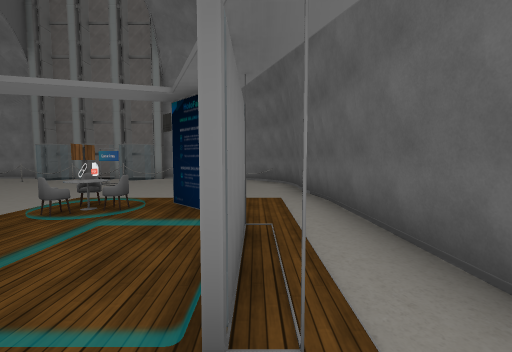
View 1 (above)

24 first-person views from a walk through a 3-D level made in the Unity game engine. The camera is 1.5 m above the floor, tilts 4° down and sees 90° across. The floor is counted in squares, 2 m on a side. Each view is taken from the middle of a square. On the plan, view 1 faces up. The plan holds only what a view shows up to about 9 squares ahead; the rest is blank. The place goes on beyond the plan. Some surface patterns are stand-ins.

View 2
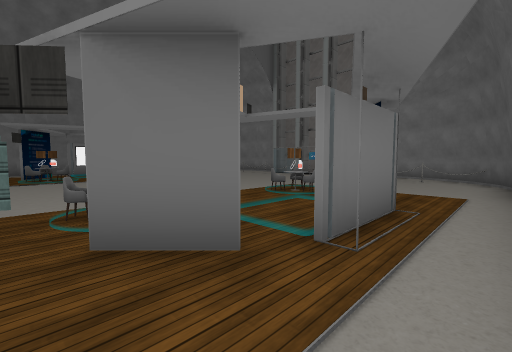

View 3
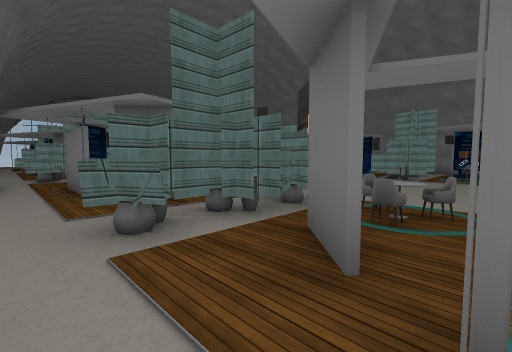

View 4
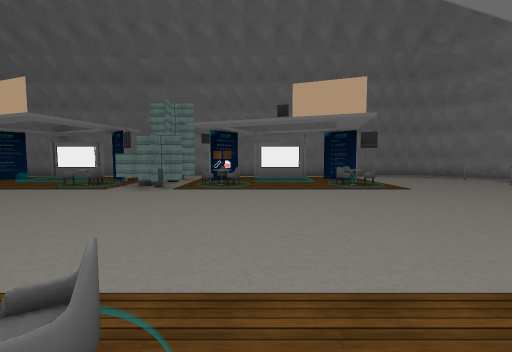

View 5
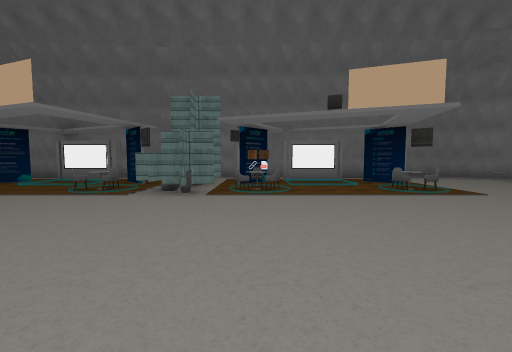

View 6
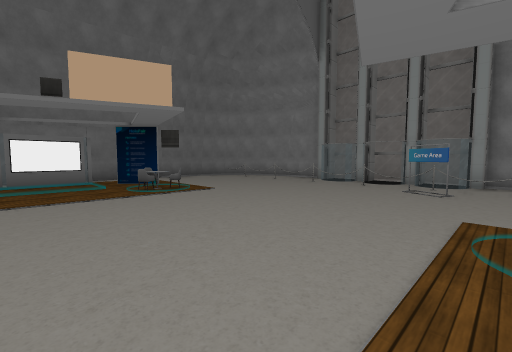

View 7
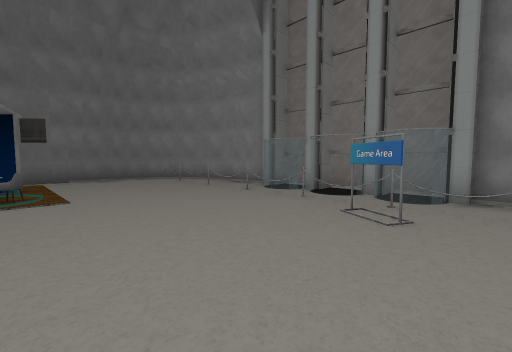

View 8
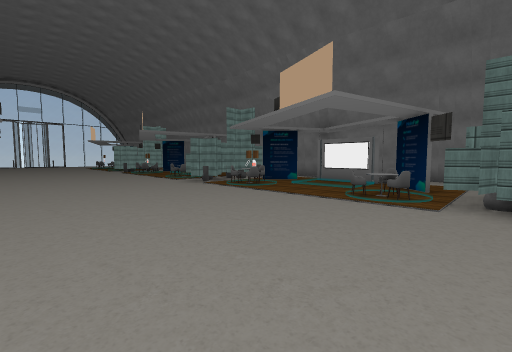

View 9
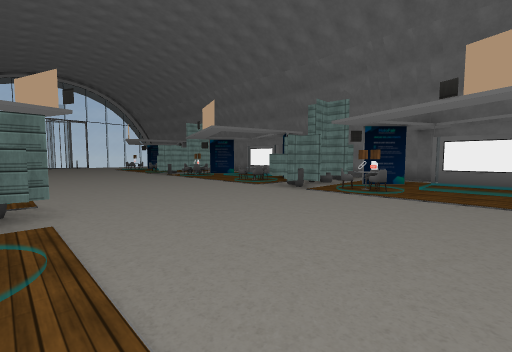

View 10
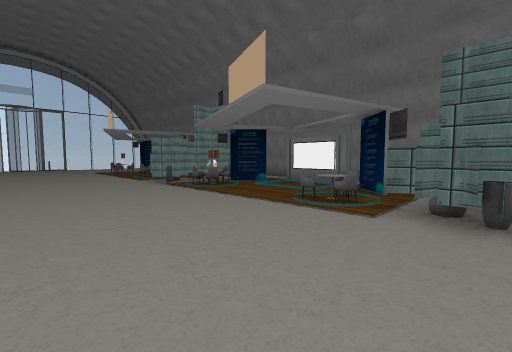

View 11
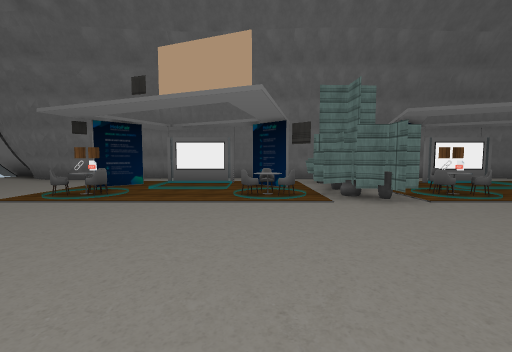

View 12
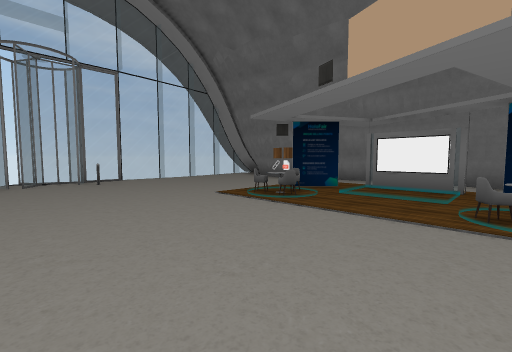

View 13
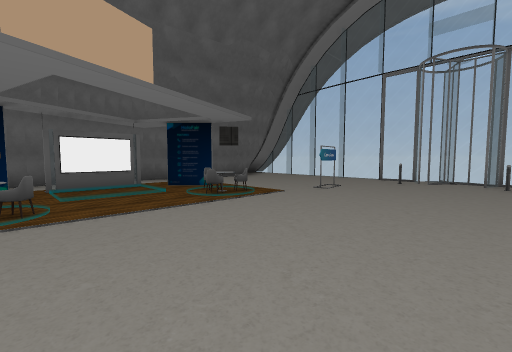

View 14
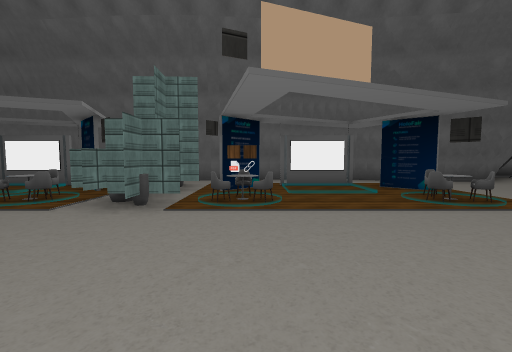

View 15
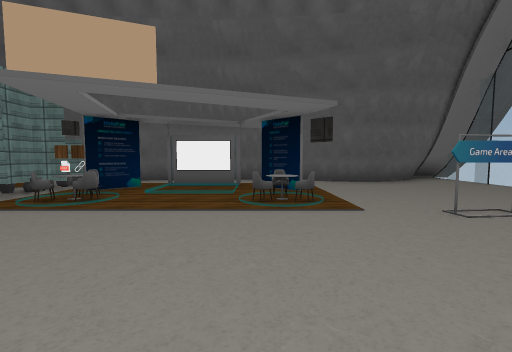

View 16
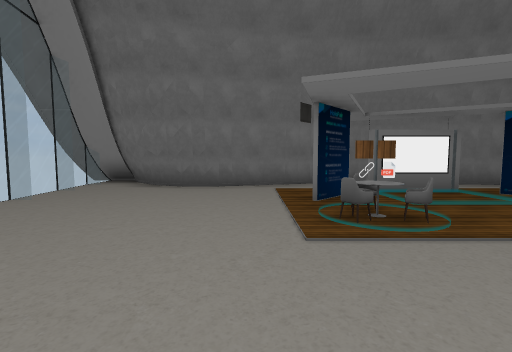

View 17
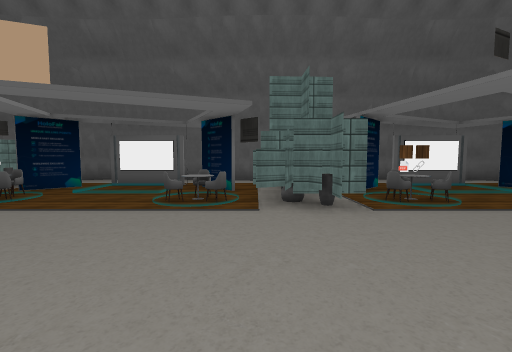

View 18
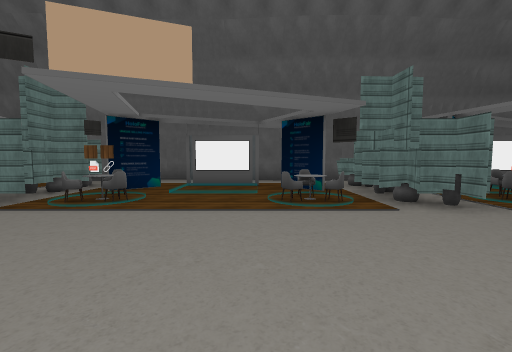

View 19
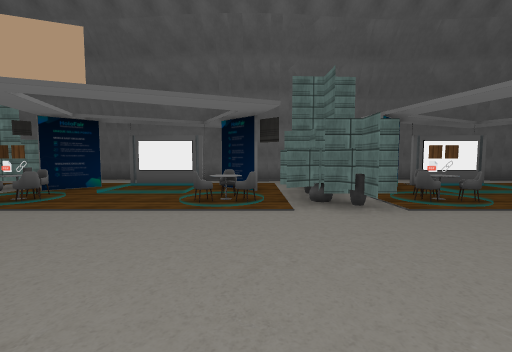

View 20
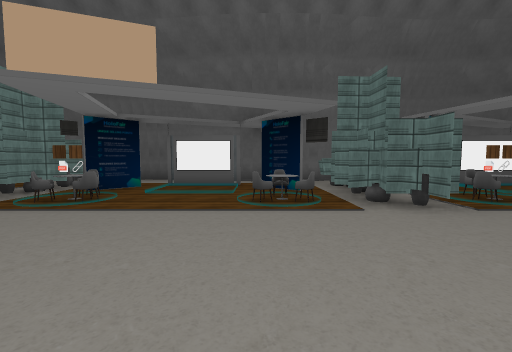

View 21
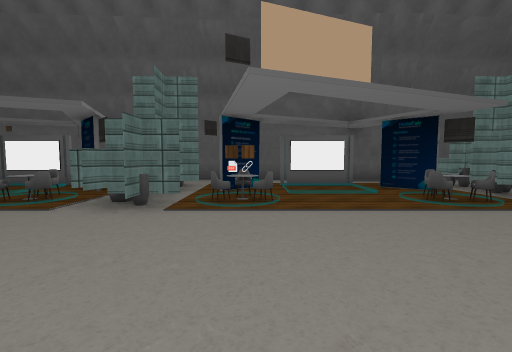

View 22
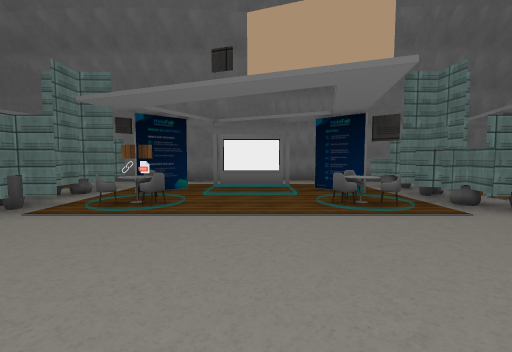

View 23
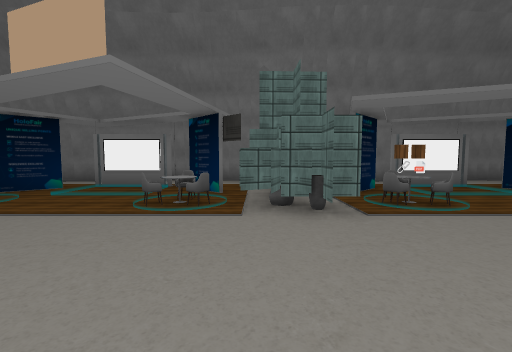

View 24
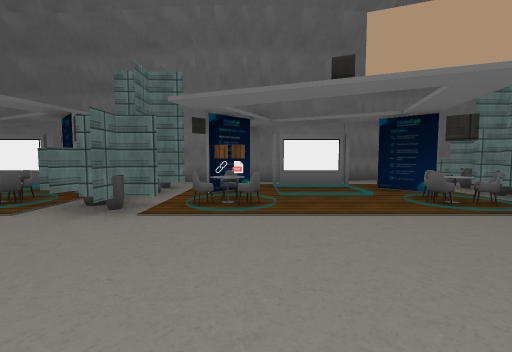

### Floor plan
Key: @ floor where view 1 was taken; # wall or solid block; x gap in a wall; . floor; = window, fence, low wall or low ledge; ^ raised ledge; O other object.
Columns run from 14 left of view 1 to 2 right of it. Each row starts with its distance up from view 1.
 11       #####
 10    ####==#####
  9   ##..==.==. ##
  8   OOOOOOOOOOOOO
  7  #....O...=....#
  6  #.............##
  5  #..............#
  4  #.#.^......O#..#
  3  #..............#
  2  ##O..........#.#
  1  ##...........#.#
  0    #.O......=#@.#
 -1 # .x.#.....##...#
 -2 #.####.....####.#
 -3 #...............#
 -4 #..#.^.....O^#..#
 -5 #.#...........#.#
 -6  ## ..........#.#
 -7    #.O.....==...#
 -8    ###.....=##..#
 -9  #####.....####.#
-10   ####.....###..#
-11 #..#.^.....OO#..#
-12 #...............#
-13 #.#O..........#.#
-14 #.#...........#.#
-15 #..#.O......=#..#
-16 ##.x.#.....##...#
-17 ######.....####.#
-18 #...............#
-19 #..#.^......O#..#
-20 #.#...........#.#
-21 #.# ..........#.#
-22 #..x.O.....==...#
-23 #..#x#.....=.#..#
-24 ##..............#
-25  #........=....##
-26  #.............##
-27 ##..............#
-28 #...= .=.=.  =..#
-29 #==## ##==#  #==#

Where each view was taken, in squares from view 1:
view 1: 0 up, 0 right, facing up
view 2: 1 down, 1 right, facing up-left
view 3: 1 up, 1 right, facing down-left
view 4: 1 up, 2 left, facing left
view 5: 0 up, 3 left, facing left
view 6: 1 up, 3 left, facing up-left
view 7: 4 up, 3 left, facing up-left
view 8: 2 down, 4 left, facing down-left
view 9: 5 down, 3 left, facing down-left
view 10: 9 down, 5 left, facing down-left
view 11: 19 down, 4 left, facing left
view 12: 19 down, 5 left, facing down-left
view 13: 19 down, 7 left, facing down-right
view 14: 19 down, 7 left, facing right
view 15: 22 down, 7 left, facing right
view 16: 24 down, 6 left, facing left
view 17: 16 down, 7 left, facing right
view 18: 14 down, 7 left, facing right
view 19: 8 down, 7 left, facing right
view 20: 7 down, 7 left, facing right
view 21: 4 down, 7 left, facing right
view 22: 13 down, 5 left, facing left
view 23: 10 down, 5 left, facing left
view 24: 7 down, 5 left, facing left
